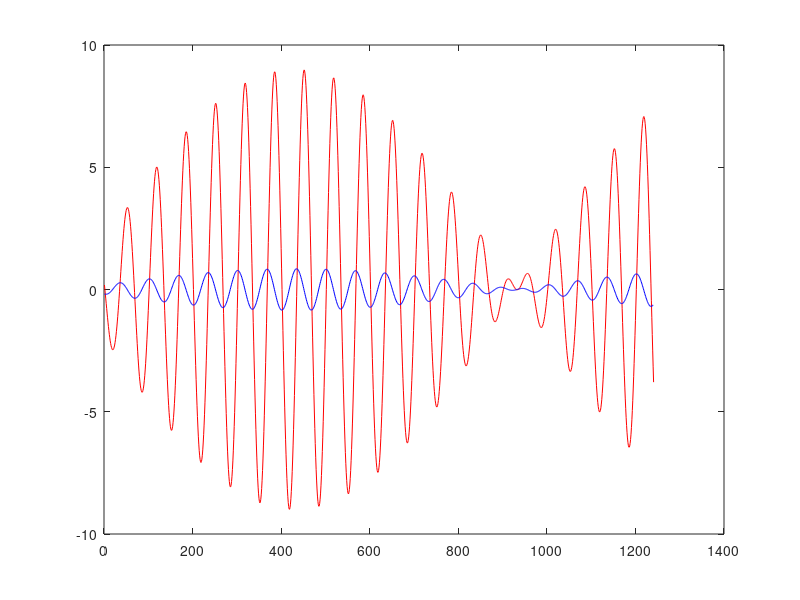

This figure's MATLAB source:
%
%
%
epsil = 0.1 ;
x = [-6.2:0.01:6.2] ;
f = (1 ./ x) .* (1 + sin(50.*x.^0.1).^2 +1)  ;
g = 2 - exp(-((x-0.1)/0.004) .^ 2) - 0.8*exp(-((x-0.9)/0.4) .^ 2) ;
h = 1   ./(abs(x)+epsil) .* 4.*(cos(18*pi .* x)) ;
m = 9 *  sin(0.1*pi*(x-3.1)) .* sin(3*pi*(x+0.19)) ; 

plot(m,'r') ;
hold on ;
plot(diff(m),'b')

